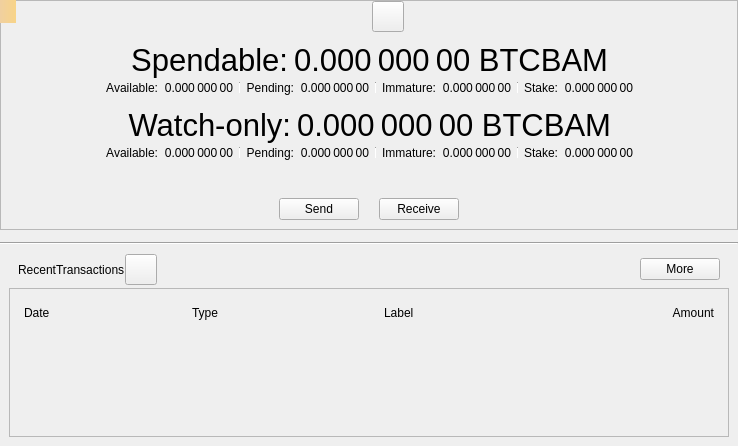
<?xml version="1.0" encoding="UTF-8"?>
<ui version="4.0">
 <class>OverviewPage</class>
 <widget class="QWidget" name="OverviewPage">
  <property name="geometry">
   <rect>
    <x>0</x>
    <y>0</y>
    <width>738</width>
    <height>446</height>
   </rect>
  </property>
  <property name="windowTitle">
   <string>Form</string>
  </property>
  <layout class="QVBoxLayout" name="verticalLayout_6">
   <property name="spacing">
    <number>0</number>
   </property>
   <property name="leftMargin">
    <number>0</number>
   </property>
   <property name="topMargin">
    <number>0</number>
   </property>
   <property name="rightMargin">
    <number>0</number>
   </property>
   <property name="bottomMargin">
    <number>0</number>
   </property>
   <item>
    <widget class="QFrame" name="frameBalances">
     <property name="frameShape">
      <enum>QFrame::StyledPanel</enum>
     </property>
     <property name="frameShadow">
      <enum>QFrame::Raised</enum>
     </property>
     <layout class="QVBoxLayout" name="verticalLayout_5">
      <property name="spacing">
       <number>0</number>
      </property>
      <property name="leftMargin">
       <number>0</number>
      </property>
      <property name="topMargin">
       <number>0</number>
      </property>
      <property name="rightMargin">
       <number>0</number>
      </property>
      <property name="bottomMargin">
       <number>0</number>
      </property>
      <item>
       <widget class="QWidget" name="widgetStatus" native="true">
        <layout class="QHBoxLayout" name="horizontalLayout_16">
         <property name="leftMargin">
          <number>0</number>
         </property>
         <property name="topMargin">
          <number>0</number>
         </property>
         <property name="rightMargin">
          <number>0</number>
         </property>
         <property name="bottomMargin">
          <number>0</number>
         </property>
         <item>
          <spacer name="horizontalSpacer_6">
           <property name="orientation">
            <enum>Qt::Horizontal</enum>
           </property>
           <property name="sizeHint" stdset="0">
            <size>
             <width>0</width>
             <height>20</height>
            </size>
           </property>
          </spacer>
         </item>
         <item>
          <widget class="QLabel" name="labelLogo">
           <property name="sizePolicy">
            <sizepolicy hsizetype="Fixed" vsizetype="Fixed">
             <horstretch>0</horstretch>
             <verstretch>0</verstretch>
            </sizepolicy>
           </property>
           <property name="minimumSize">
            <size>
             <width>32</width>
             <height>32</height>
            </size>
           </property>
          </widget>
         </item>
         <item>
          <widget class="QToolButton" name="labelWalletStatus">
           <property name="enabled">
            <bool>true</bool>
           </property>
           <property name="toolTip">
            <string>The displayed information may be out of date. Your wallet automatically synchronizes with the Bitcoinbam network after a connection is established, but this process has not completed yet.</string>
           </property>
           <property name="text">
            <string/>
           </property>
           <property name="icon">
            <iconset>
             <normaloff>:/icons/warning</normaloff>
             <disabledoff>:/icons/warning</disabledoff>:/icons/warning</iconset>
           </property>
           <property name="iconSize">
            <size>
             <width>24</width>
             <height>24</height>
            </size>
           </property>
           <property name="flat" stdset="0">
            <bool>false</bool>
           </property>
          </widget>
         </item>
         <item>
          <spacer name="horizontalSpacer_5">
           <property name="orientation">
            <enum>Qt::Horizontal</enum>
           </property>
           <property name="sizeHint" stdset="0">
            <size>
             <width>0</width>
             <height>20</height>
            </size>
           </property>
          </spacer>
         </item>
        </layout>
       </widget>
      </item>
      <item>
       <widget class="QWidget" name="widgetWallet" native="true">
        <layout class="QVBoxLayout" name="verticalLayout_2">
         <property name="spacing">
          <number>0</number>
         </property>
         <item>
          <widget class="QWidget" name="widgetTotal" native="true">
           <layout class="QHBoxLayout" name="horizontalLayout">
            <property name="leftMargin">
             <number>0</number>
            </property>
            <property name="topMargin">
             <number>0</number>
            </property>
            <property name="rightMargin">
             <number>0</number>
            </property>
            <property name="bottomMargin">
             <number>0</number>
            </property>
            <item>
             <spacer name="horizontalSpacer_7">
              <property name="orientation">
               <enum>Qt::Horizontal</enum>
              </property>
              <property name="sizeHint" stdset="0">
               <size>
                <width>0</width>
                <height>20</height>
               </size>
              </property>
             </spacer>
            </item>
            <item>
             <widget class="QLabel" name="labelSpendable">
              <property name="font">
               <font>
                <pointsize>23</pointsize>
               </font>
              </property>
              <property name="text">
               <string>Spendable:</string>
              </property>
              <property name="alignment">
               <set>Qt::AlignRight|Qt::AlignTrailing|Qt::AlignVCenter</set>
              </property>
             </widget>
            </item>
            <item>
             <widget class="QLabel" name="labelTotal">
              <property name="font">
               <font>
                <pointsize>23</pointsize>
               </font>
              </property>
              <property name="cursor">
               <cursorShape>IBeamCursor</cursorShape>
              </property>
              <property name="toolTip">
               <string>Your current total balance</string>
              </property>
              <property name="text">
               <string notr="true">0.000 000 00 BTCBAM</string>
              </property>
              <property name="alignment">
               <set>Qt::AlignRight|Qt::AlignTrailing|Qt::AlignVCenter</set>
              </property>
              <property name="textInteractionFlags">
               <set>Qt::LinksAccessibleByMouse|Qt::TextSelectableByMouse</set>
              </property>
             </widget>
            </item>
            <item>
             <spacer name="horizontalSpacer_8">
              <property name="orientation">
               <enum>Qt::Horizontal</enum>
              </property>
              <property name="sizeHint" stdset="0">
               <size>
                <width>0</width>
                <height>20</height>
               </size>
              </property>
             </spacer>
            </item>
           </layout>
          </widget>
         </item>
         <item>
          <layout class="QHBoxLayout" name="horizontalLayout_13">
           <property name="leftMargin">
            <number>0</number>
           </property>
           <property name="topMargin">
            <number>0</number>
           </property>
           <property name="rightMargin">
            <number>0</number>
           </property>
           <property name="bottomMargin">
            <number>0</number>
           </property>
           <item>
            <spacer name="horizontalSpacer_9">
             <property name="orientation">
              <enum>Qt::Horizontal</enum>
             </property>
             <property name="sizeHint" stdset="0">
              <size>
               <width>40</width>
               <height>20</height>
              </size>
             </property>
            </spacer>
           </item>
           <item>
            <widget class="QWidget" name="widgetBalance" native="true">
             <layout class="QHBoxLayout" name="horizontalLayout_2">
              <property name="leftMargin">
               <number>0</number>
              </property>
              <property name="topMargin">
               <number>0</number>
              </property>
              <property name="rightMargin">
               <number>0</number>
              </property>
              <property name="bottomMargin">
               <number>0</number>
              </property>
              <item>
               <widget class="QLabel" name="labelBalanceText">
                <property name="text">
                 <string>Available:</string>
                </property>
                <property name="alignment">
                 <set>Qt::AlignRight|Qt::AlignTrailing|Qt::AlignVCenter</set>
                </property>
               </widget>
              </item>
              <item>
               <widget class="QLabel" name="labelBalance">
                <property name="cursor">
                 <cursorShape>IBeamCursor</cursorShape>
                </property>
                <property name="toolTip">
                 <string>Your current spendable balance</string>
                </property>
                <property name="text">
                 <string notr="true">0.000 000 00</string>
                </property>
                <property name="alignment">
                 <set>Qt::AlignRight|Qt::AlignTrailing|Qt::AlignVCenter</set>
                </property>
                <property name="textInteractionFlags">
                 <set>Qt::LinksAccessibleByMouse|Qt::TextSelectableByMouse</set>
                </property>
               </widget>
              </item>
             </layout>
            </widget>
           </item>
           <item>
            <widget class="QWidget" name="widgetPending" native="true">
             <layout class="QHBoxLayout" name="horizontalLayout_3">
              <property name="leftMargin">
               <number>6</number>
              </property>
              <property name="topMargin">
               <number>0</number>
              </property>
              <property name="rightMargin">
               <number>0</number>
              </property>
              <property name="bottomMargin">
               <number>0</number>
              </property>
              <item>
               <widget class="Line" name="vLine">
                <property name="maximumSize">
                 <size>
                  <width>1</width>
                  <height>12</height>
                 </size>
                </property>
                <property name="orientation">
                 <enum>Qt::Vertical</enum>
                </property>
               </widget>
              </item>
              <item>
               <widget class="QLabel" name="labelPendingText">
                <property name="text">
                 <string>Pending:</string>
                </property>
                <property name="alignment">
                 <set>Qt::AlignRight|Qt::AlignTrailing|Qt::AlignVCenter</set>
                </property>
               </widget>
              </item>
              <item>
               <widget class="QLabel" name="labelUnconfirmed">
                <property name="cursor">
                 <cursorShape>IBeamCursor</cursorShape>
                </property>
                <property name="toolTip">
                 <string>Total of transactions that have yet to be confirmed, and do not yet count toward the spendable balance</string>
                </property>
                <property name="text">
                 <string notr="true">0.000 000 00</string>
                </property>
                <property name="alignment">
                 <set>Qt::AlignRight|Qt::AlignTrailing|Qt::AlignVCenter</set>
                </property>
                <property name="textInteractionFlags">
                 <set>Qt::LinksAccessibleByMouse|Qt::TextSelectableByMouse</set>
                </property>
               </widget>
              </item>
             </layout>
            </widget>
           </item>
           <item>
            <widget class="QWidget" name="widgetImmature" native="true">
             <layout class="QHBoxLayout" name="horizontalLayout_4">
              <property name="leftMargin">
               <number>6</number>
              </property>
              <property name="topMargin">
               <number>0</number>
              </property>
              <property name="rightMargin">
               <number>0</number>
              </property>
              <property name="bottomMargin">
               <number>0</number>
              </property>
              <item>
               <widget class="Line" name="vLine_2">
                <property name="maximumSize">
                 <size>
                  <width>1</width>
                  <height>12</height>
                 </size>
                </property>
                <property name="orientation">
                 <enum>Qt::Vertical</enum>
                </property>
               </widget>
              </item>
              <item>
               <widget class="QLabel" name="labelImmatureText">
                <property name="text">
                 <string>Immature:</string>
                </property>
                <property name="alignment">
                 <set>Qt::AlignRight|Qt::AlignTrailing|Qt::AlignVCenter</set>
                </property>
               </widget>
              </item>
              <item>
               <widget class="QLabel" name="labelImmature">
                <property name="cursor">
                 <cursorShape>IBeamCursor</cursorShape>
                </property>
                <property name="toolTip">
                 <string>Mined balance that has not yet matured</string>
                </property>
                <property name="text">
                 <string notr="true">0.000 000 00</string>
                </property>
                <property name="alignment">
                 <set>Qt::AlignRight|Qt::AlignTrailing|Qt::AlignVCenter</set>
                </property>
                <property name="textInteractionFlags">
                 <set>Qt::LinksAccessibleByMouse|Qt::TextSelectableByMouse</set>
                </property>
               </widget>
              </item>
             </layout>
            </widget>
           </item>
           <item>
            <widget class="QWidget" name="widgetStake" native="true">
             <layout class="QHBoxLayout" name="horizontalLayout_7">
              <property name="leftMargin">
               <number>6</number>
              </property>
              <property name="topMargin">
               <number>0</number>
              </property>
              <property name="rightMargin">
               <number>0</number>
              </property>
              <property name="bottomMargin">
               <number>0</number>
              </property>
              <item>
               <widget class="Line" name="vLine_3">
                <property name="maximumSize">
                 <size>
                  <width>1</width>
                  <height>12</height>
                 </size>
                </property>
                <property name="orientation">
                 <enum>Qt::Vertical</enum>
                </property>
               </widget>
              </item>
              <item>
               <widget class="QLabel" name="labelStakeText">
                <property name="text">
                 <string>Stake:</string>
                </property>
                <property name="alignment">
                 <set>Qt::AlignRight|Qt::AlignTrailing|Qt::AlignVCenter</set>
                </property>
               </widget>
              </item>
              <item>
               <widget class="QLabel" name="labelStake">
                <property name="text">
                 <string>0.000 000 00</string>
                </property>
                <property name="alignment">
                 <set>Qt::AlignRight|Qt::AlignTrailing|Qt::AlignVCenter</set>
                </property>
                <property name="textInteractionFlags">
                 <set>Qt::LinksAccessibleByMouse|Qt::TextSelectableByMouse</set>
                </property>
               </widget>
              </item>
             </layout>
            </widget>
           </item>
           <item>
            <spacer name="horizontalSpacer_10">
             <property name="orientation">
              <enum>Qt::Horizontal</enum>
             </property>
             <property name="sizeHint" stdset="0">
              <size>
               <width>40</width>
               <height>20</height>
              </size>
             </property>
            </spacer>
           </item>
          </layout>
         </item>
        </layout>
       </widget>
      </item>
      <item>
       <widget class="QWidget" name="widgetWatch" native="true">
        <layout class="QVBoxLayout" name="verticalLayout_4">
         <property name="spacing">
          <number>0</number>
         </property>
         <property name="topMargin">
          <number>0</number>
         </property>
         <property name="bottomMargin">
          <number>0</number>
         </property>
         <item>
          <widget class="QWidget" name="widgetWatchTotal" native="true">
           <layout class="QHBoxLayout" name="horizontalLayout_8">
            <property name="leftMargin">
             <number>0</number>
            </property>
            <property name="topMargin">
             <number>0</number>
            </property>
            <property name="rightMargin">
             <number>0</number>
            </property>
            <property name="bottomMargin">
             <number>0</number>
            </property>
            <item>
             <spacer name="horizontalSpacer_11">
              <property name="orientation">
               <enum>Qt::Horizontal</enum>
              </property>
              <property name="sizeHint" stdset="0">
               <size>
                <width>0</width>
                <height>20</height>
               </size>
              </property>
             </spacer>
            </item>
            <item>
             <widget class="QLabel" name="labelWatchonly">
              <property name="font">
               <font>
                <pointsize>23</pointsize>
               </font>
              </property>
              <property name="text">
               <string>Watch-only:</string>
              </property>
              <property name="alignment">
               <set>Qt::AlignRight|Qt::AlignTrailing|Qt::AlignVCenter</set>
              </property>
             </widget>
            </item>
            <item>
             <widget class="QLabel" name="labelWatchTotal">
              <property name="font">
               <font>
                <pointsize>23</pointsize>
               </font>
              </property>
              <property name="cursor">
               <cursorShape>IBeamCursor</cursorShape>
              </property>
              <property name="toolTip">
               <string>Current total balance in watch-only addresses</string>
              </property>
              <property name="text">
               <string notr="true">0.000 000 00 BTCBAM</string>
              </property>
              <property name="alignment">
               <set>Qt::AlignRight|Qt::AlignTrailing|Qt::AlignVCenter</set>
              </property>
              <property name="textInteractionFlags">
               <set>Qt::LinksAccessibleByMouse|Qt::TextSelectableByMouse</set>
              </property>
             </widget>
            </item>
            <item>
             <spacer name="horizontalSpacer_12">
              <property name="orientation">
               <enum>Qt::Horizontal</enum>
              </property>
              <property name="sizeHint" stdset="0">
               <size>
                <width>0</width>
                <height>20</height>
               </size>
              </property>
             </spacer>
            </item>
           </layout>
          </widget>
         </item>
         <item>
          <layout class="QHBoxLayout" name="horizontalLayout_14">
           <property name="leftMargin">
            <number>0</number>
           </property>
           <property name="rightMargin">
            <number>0</number>
           </property>
           <item>
            <spacer name="horizontalSpacer_13">
             <property name="orientation">
              <enum>Qt::Horizontal</enum>
             </property>
             <property name="sizeHint" stdset="0">
              <size>
               <width>0</width>
               <height>20</height>
              </size>
             </property>
            </spacer>
           </item>
           <item>
            <widget class="QWidget" name="widgetWatchAvailable" native="true">
             <layout class="QHBoxLayout" name="horizontalLayout_9">
              <property name="leftMargin">
               <number>0</number>
              </property>
              <property name="topMargin">
               <number>0</number>
              </property>
              <property name="rightMargin">
               <number>0</number>
              </property>
              <property name="bottomMargin">
               <number>0</number>
              </property>
              <item>
               <widget class="QLabel" name="labelWatchAvailableText">
                <property name="text">
                 <string>Available:</string>
                </property>
                <property name="alignment">
                 <set>Qt::AlignRight|Qt::AlignTrailing|Qt::AlignVCenter</set>
                </property>
               </widget>
              </item>
              <item>
               <widget class="QLabel" name="labelWatchAvailable">
                <property name="cursor">
                 <cursorShape>IBeamCursor</cursorShape>
                </property>
                <property name="toolTip">
                 <string>Your current balance in watch-only addresses</string>
                </property>
                <property name="text">
                 <string notr="true">0.000 000 00</string>
                </property>
                <property name="alignment">
                 <set>Qt::AlignRight|Qt::AlignTrailing|Qt::AlignVCenter</set>
                </property>
                <property name="textInteractionFlags">
                 <set>Qt::LinksAccessibleByMouse|Qt::TextSelectableByMouse</set>
                </property>
               </widget>
              </item>
             </layout>
            </widget>
           </item>
           <item>
            <widget class="QWidget" name="widgetWatchPending" native="true">
             <layout class="QHBoxLayout" name="horizontalLayout_10">
              <property name="leftMargin">
               <number>6</number>
              </property>
              <property name="topMargin">
               <number>0</number>
              </property>
              <property name="rightMargin">
               <number>0</number>
              </property>
              <property name="bottomMargin">
               <number>0</number>
              </property>
              <item>
               <widget class="Line" name="vLine_4">
                <property name="maximumSize">
                 <size>
                  <width>1</width>
                  <height>12</height>
                 </size>
                </property>
                <property name="orientation">
                 <enum>Qt::Vertical</enum>
                </property>
               </widget>
              </item>
              <item>
               <widget class="QLabel" name="labelWatchPendingText">
                <property name="text">
                 <string>Pending:</string>
                </property>
                <property name="alignment">
                 <set>Qt::AlignRight|Qt::AlignTrailing|Qt::AlignVCenter</set>
                </property>
               </widget>
              </item>
              <item>
               <widget class="QLabel" name="labelWatchPending">
                <property name="cursor">
                 <cursorShape>IBeamCursor</cursorShape>
                </property>
                <property name="toolTip">
                 <string>Unconfirmed transactions to watch-only addresses</string>
                </property>
                <property name="text">
                 <string notr="true">0.000 000 00</string>
                </property>
                <property name="alignment">
                 <set>Qt::AlignRight|Qt::AlignTrailing|Qt::AlignVCenter</set>
                </property>
                <property name="textInteractionFlags">
                 <set>Qt::LinksAccessibleByMouse|Qt::TextSelectableByMouse</set>
                </property>
               </widget>
              </item>
             </layout>
            </widget>
           </item>
           <item>
            <widget class="QWidget" name="widgetWatchImmature" native="true">
             <layout class="QHBoxLayout" name="horizontalLayout_11">
              <property name="leftMargin">
               <number>6</number>
              </property>
              <property name="topMargin">
               <number>0</number>
              </property>
              <property name="rightMargin">
               <number>0</number>
              </property>
              <property name="bottomMargin">
               <number>0</number>
              </property>
              <item>
               <widget class="Line" name="vLine_5">
                <property name="maximumSize">
                 <size>
                  <width>1</width>
                  <height>12</height>
                 </size>
                </property>
                <property name="orientation">
                 <enum>Qt::Vertical</enum>
                </property>
               </widget>
              </item>
              <item>
               <widget class="QLabel" name="labelWatchImmatureText">
                <property name="text">
                 <string>Immature:</string>
                </property>
                <property name="alignment">
                 <set>Qt::AlignRight|Qt::AlignTrailing|Qt::AlignVCenter</set>
                </property>
               </widget>
              </item>
              <item>
               <widget class="QLabel" name="labelWatchImmature">
                <property name="cursor">
                 <cursorShape>IBeamCursor</cursorShape>
                </property>
                <property name="toolTip">
                 <string>Mined balance in watch-only addresses that has not yet matured</string>
                </property>
                <property name="text">
                 <string notr="true">0.000 000 00</string>
                </property>
                <property name="alignment">
                 <set>Qt::AlignRight|Qt::AlignTrailing|Qt::AlignVCenter</set>
                </property>
                <property name="textInteractionFlags">
                 <set>Qt::LinksAccessibleByMouse|Qt::TextSelectableByMouse</set>
                </property>
               </widget>
              </item>
             </layout>
            </widget>
           </item>
           <item>
            <widget class="QWidget" name="widgetWatchStake" native="true">
             <layout class="QHBoxLayout" name="horizontalLayout_12">
              <property name="leftMargin">
               <number>6</number>
              </property>
              <property name="topMargin">
               <number>0</number>
              </property>
              <property name="rightMargin">
               <number>0</number>
              </property>
              <property name="bottomMargin">
               <number>0</number>
              </property>
              <item>
               <widget class="Line" name="vLine_6">
                <property name="maximumSize">
                 <size>
                  <width>1</width>
                  <height>12</height>
                 </size>
                </property>
                <property name="orientation">
                 <enum>Qt::Vertical</enum>
                </property>
               </widget>
              </item>
              <item>
               <widget class="QLabel" name="labelWatchStakeText">
                <property name="text">
                 <string>Stake:</string>
                </property>
                <property name="alignment">
                 <set>Qt::AlignRight|Qt::AlignTrailing|Qt::AlignVCenter</set>
                </property>
               </widget>
              </item>
              <item>
               <widget class="QLabel" name="labelWatchStake">
                <property name="text">
                 <string>0.000 000 00</string>
                </property>
                <property name="alignment">
                 <set>Qt::AlignRight|Qt::AlignTrailing|Qt::AlignVCenter</set>
                </property>
                <property name="textInteractionFlags">
                 <set>Qt::LinksAccessibleByMouse|Qt::TextSelectableByMouse</set>
                </property>
               </widget>
              </item>
             </layout>
            </widget>
           </item>
           <item>
            <spacer name="horizontalSpacer_14">
             <property name="orientation">
              <enum>Qt::Horizontal</enum>
             </property>
             <property name="sizeHint" stdset="0">
              <size>
               <width>0</width>
               <height>20</height>
              </size>
             </property>
            </spacer>
           </item>
          </layout>
         </item>
        </layout>
       </widget>
      </item>
      <item>
       <widget class="QWidget" name="widgetTransaction" native="true">
        <layout class="QHBoxLayout" name="horizontalLayout_15">
         <property name="spacing">
          <number>20</number>
         </property>
         <property name="topMargin">
          <number>35</number>
         </property>
         <item>
          <spacer name="horizontalSpacer_15">
           <property name="orientation">
            <enum>Qt::Horizontal</enum>
           </property>
           <property name="sizeHint" stdset="0">
            <size>
             <width>0</width>
             <height>20</height>
            </size>
           </property>
          </spacer>
         </item>
         <item>
          <widget class="BitcoinbamPushButton" name="buttonSend">
           <property name="text">
            <string>Send</string>
           </property>
          </widget>
         </item>
         <item>
          <widget class="BitcoinbamPushButton" name="buttonReceive">
           <property name="text">
            <string>Receive</string>
           </property>
          </widget>
         </item>
         <item>
          <spacer name="horizontalSpacer_16">
           <property name="orientation">
            <enum>Qt::Horizontal</enum>
           </property>
           <property name="sizeHint" stdset="0">
            <size>
             <width>0</width>
             <height>20</height>
            </size>
           </property>
          </spacer>
         </item>
        </layout>
       </widget>
      </item>
     </layout>
    </widget>
   </item>
   <item>
    <spacer name="verticalSpacer_5">
     <property name="orientation">
      <enum>Qt::Vertical</enum>
     </property>
     <property name="sizeType">
      <enum>QSizePolicy::Fixed</enum>
     </property>
     <property name="sizeHint" stdset="0">
      <size>
       <width>20</width>
       <height>12</height>
      </size>
     </property>
    </spacer>
   </item>
   <item>
    <widget class="Line" name="hLine">
     <property name="orientation">
      <enum>Qt::Horizontal</enum>
     </property>
    </widget>
   </item>
   <item>
    <spacer name="verticalSpacer_4">
     <property name="orientation">
      <enum>Qt::Vertical</enum>
     </property>
     <property name="sizeType">
      <enum>QSizePolicy::Fixed</enum>
     </property>
     <property name="sizeHint" stdset="0">
      <size>
       <width>20</width>
       <height>0</height>
      </size>
     </property>
    </spacer>
   </item>
   <item>
    <widget class="QWidget" name="widgetRecent" native="true">
     <layout class="QVBoxLayout" name="verticalLayout">
      <property name="spacing">
       <number>0</number>
      </property>
      <item>
       <layout class="QHBoxLayout" name="horizontalLayout_6">
        <property name="leftMargin">
         <number>9</number>
        </property>
        <property name="rightMargin">
         <number>9</number>
        </property>
        <property name="bottomMargin">
         <number>3</number>
        </property>
        <item>
         <widget class="QLabel" name="labelRecentTransactions">
          <property name="text">
           <string>RecentTransactions</string>
          </property>
         </widget>
        </item>
        <item>
         <widget class="QToolButton" name="labelTransactionsStatus">
          <property name="enabled">
           <bool>true</bool>
          </property>
          <property name="toolTip">
           <string>The displayed information may be out of date. Your wallet automatically synchronizes with the Bitcoinbam network after a connection is established, but this process has not completed yet.</string>
          </property>
          <property name="text">
           <string/>
          </property>
          <property name="icon">
           <iconset>
            <normaloff>:/icons/warning</normaloff>
            <disabledoff>:/icons/warning</disabledoff>:/icons/warning</iconset>
          </property>
          <property name="iconSize">
           <size>
            <width>24</width>
            <height>24</height>
           </size>
          </property>
          <property name="flat" stdset="0">
           <bool>false</bool>
          </property>
         </widget>
        </item>
        <item>
         <spacer name="horizontalSpacer_3">
          <property name="orientation">
           <enum>Qt::Horizontal</enum>
          </property>
          <property name="sizeHint" stdset="0">
           <size>
            <width>0</width>
            <height>20</height>
           </size>
          </property>
         </spacer>
        </item>
        <item>
         <widget class="QPushButton" name="showMoreButton">
          <property name="text">
           <string>More</string>
          </property>
         </widget>
        </item>
       </layout>
      </item>
      <item>
       <layout class="QVBoxLayout" name="verticalLayout_3">
        <item>
         <widget class="QFrame" name="frameRecentTransactions">
          <property name="frameShape">
           <enum>QFrame::StyledPanel</enum>
          </property>
          <property name="frameShadow">
           <enum>QFrame::Raised</enum>
          </property>
          <layout class="QVBoxLayout" name="verticalLayout_8">
           <item>
            <widget class="QWidget" name="widget_header" native="true">
             <layout class="QHBoxLayout" name="horizontalLayout_5">
              <property name="spacing">
               <number>5</number>
              </property>
              <property name="leftMargin">
               <number>5</number>
              </property>
              <property name="topMargin">
               <number>5</number>
              </property>
              <property name="rightMargin">
               <number>5</number>
              </property>
              <property name="bottomMargin">
               <number>5</number>
              </property>
              <item>
               <widget class="QLabel" name="labelDate">
                <property name="text">
                 <string>Date</string>
                </property>
               </widget>
              </item>
              <item>
               <widget class="QLabel" name="labelType">
                <property name="text">
                 <string>Type</string>
                </property>
               </widget>
              </item>
              <item>
               <spacer name="horizontalSpacer_2">
                <property name="orientation">
                 <enum>Qt::Horizontal</enum>
                </property>
                <property name="sizeType">
                 <enum>QSizePolicy::Fixed</enum>
                </property>
                <property name="sizeHint" stdset="0">
                 <size>
                  <width>25</width>
                  <height>20</height>
                 </size>
                </property>
               </spacer>
              </item>
              <item>
               <widget class="QLabel" name="labelAddress">
                <property name="text">
                 <string>Label</string>
                </property>
               </widget>
              </item>
              <item>
               <widget class="QLabel" name="labelAmount">
                <property name="text">
                 <string>Amount</string>
                </property>
                <property name="alignment">
                 <set>Qt::AlignRight|Qt::AlignTrailing|Qt::AlignVCenter</set>
                </property>
               </widget>
              </item>
             </layout>
            </widget>
           </item>
           <item>
            <widget class="QListView" name="listTransactions">
             <property name="styleSheet">
              <string notr="true">QListView { background: transparent; }</string>
             </property>
             <property name="frameShape">
              <enum>QFrame::NoFrame</enum>
             </property>
             <property name="verticalScrollBarPolicy">
              <enum>Qt::ScrollBarAlwaysOff</enum>
             </property>
             <property name="horizontalScrollBarPolicy">
              <enum>Qt::ScrollBarAlwaysOff</enum>
             </property>
            </widget>
           </item>
          </layout>
         </widget>
        </item>
       </layout>
      </item>
     </layout>
    </widget>
   </item>
  </layout>
  <widget class="QLabel" name="labelAlerts">
   <property name="geometry">
    <rect>
     <x>0</x>
     <y>0</y>
     <width>16</width>
     <height>23</height>
    </rect>
   </property>
   <property name="visible">
    <bool>false</bool>
   </property>
   <property name="styleSheet">
    <string notr="true">QLabel { background-color: qlineargradient(x1: 0, y1: 0, x2: 1, y2: 0, stop:0 #F0D0A0, stop:1 #F8D488); color:#000000; }</string>
   </property>
   <property name="wordWrap">
    <bool>true</bool>
   </property>
   <property name="margin">
    <number>3</number>
   </property>
   <property name="textInteractionFlags">
    <set>Qt::TextSelectableByMouse</set>
   </property>
  </widget>
 </widget>
 <customwidgets>
  <customwidget>
   <class>BitcoinbamPushButton</class>
   <extends>QPushButton</extends>
   <header>qt/bitcoinbampushbutton.h</header>
  </customwidget>
 </customwidgets>
 <resources/>
 <connections/>
</ui>
